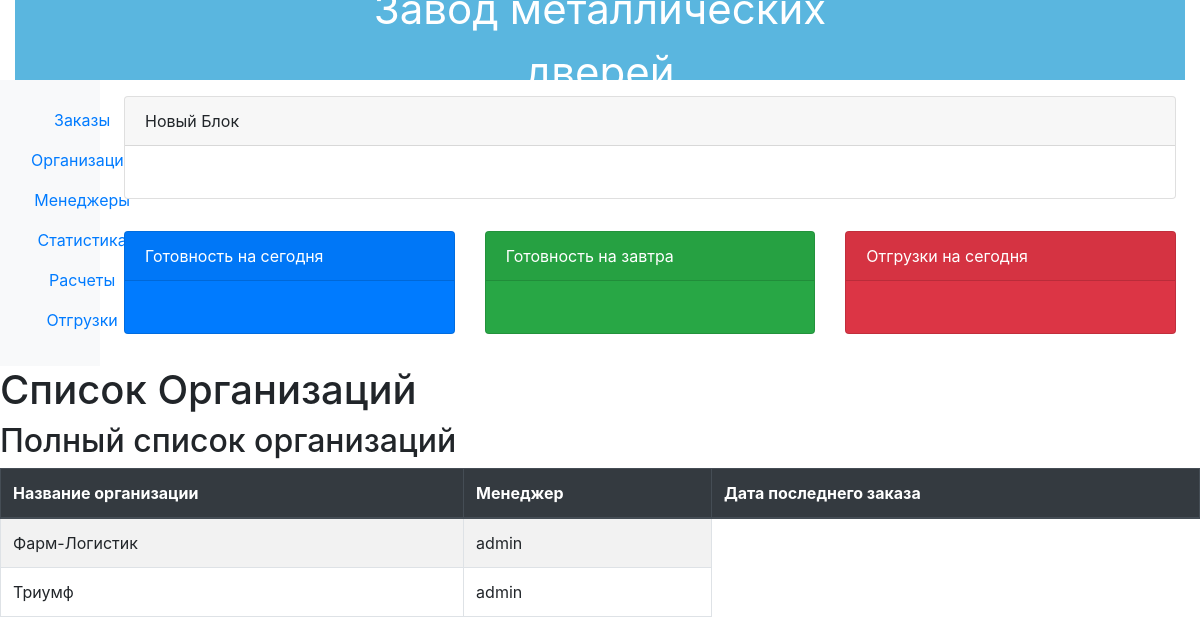
The app's page /erp_main/organization_list/ (signed in), older data.
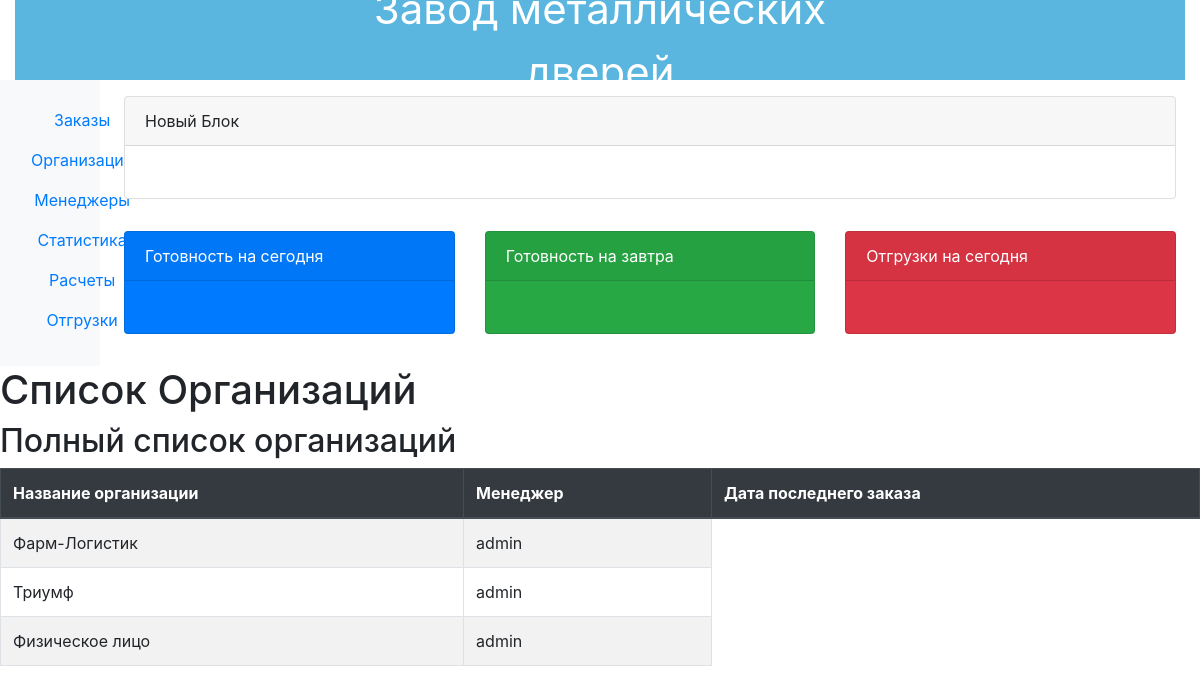
The same page, newer data.
### erp_main/models.py (models this page shows, shortened)
class Organization(models.Model):
    name = models.CharField(max_length=100)
    inn = models.CharField(max_length=15)
    last_order_date = models.DateField(null=True, blank=True)
    user = models.ForeignKey(User, related_name='organizations', on_delete=models.CASCADE)
    class Meta:
        verbose_name_plural = 'Организации'

### erp_main/views.py (the view)
# urls.py: path('organization_list/', views.organization_list, name='organization_list'),
@login_required
def organization_list(request):
    user = request.user
    if user.is_superuser:  # Если пользователь является администратором
        organizations = Organization.objects.all()  # Заранее загружаем связанные заказы
    else:
        organizations = Organization.objects.filter(user=user)
    return render(request, 'organization_list.html', {'organizations': organizations, 'is_admin': user.is_superuser})

### erp_main/templates/organization_list.html (shortened to what this page needs)
{% extends 'base.html' %}
{% block content %}
<h1>Список Организаций</h1>
{% if is_admin %}
    <h2>Полный список организаций</h2>
    <table class="table table-striped table-hover">
        <thead class="thead-dark">
            <tr>
                <th>Название организации</th>
                <th>Менеджер</th>
                <th>Дата последнего заказа</th>
            </tr>
        </thead>
        <tbody>
            {% for org in organizations %}
            <tr>
                <td>{{ org.name }}</td>
                <td>{{ org.user.username }}</td>
            </tr>
            {% endfor %}
        </tbody>
    </table>
{% endif %}
{% endblock %}

Row changes from the older to the newer data that the page shows:
added Organization: name "Физическое лицо", user.username "admin"
